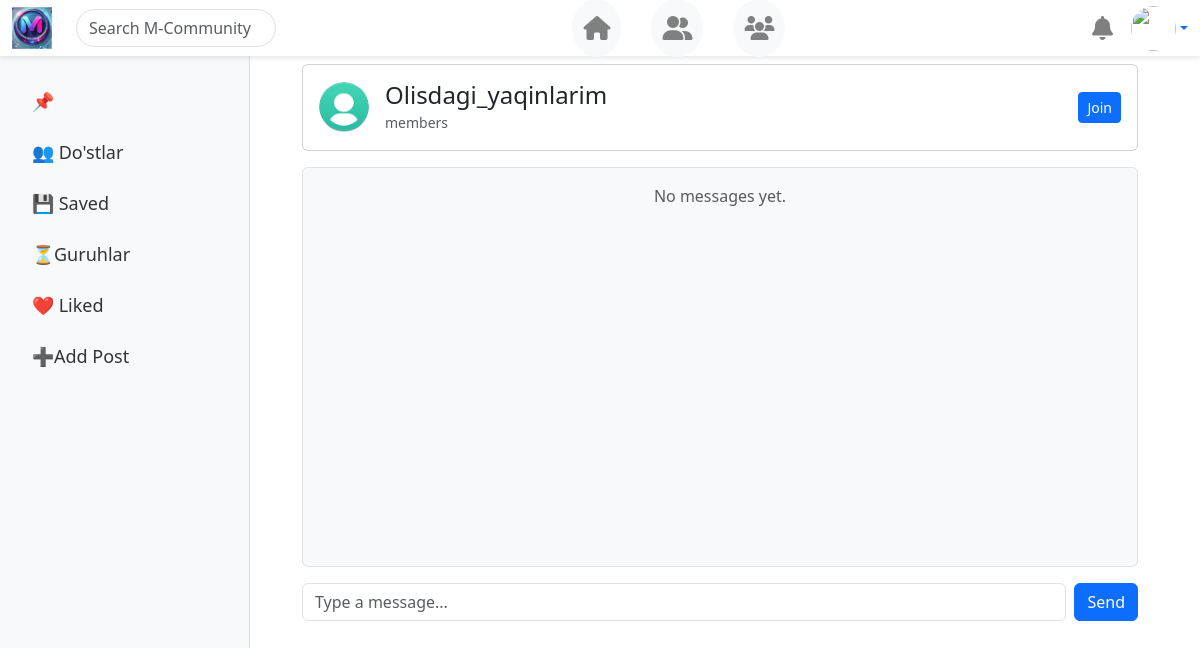
/group/group_detail/1/, run on an earlier commit of the app's database.
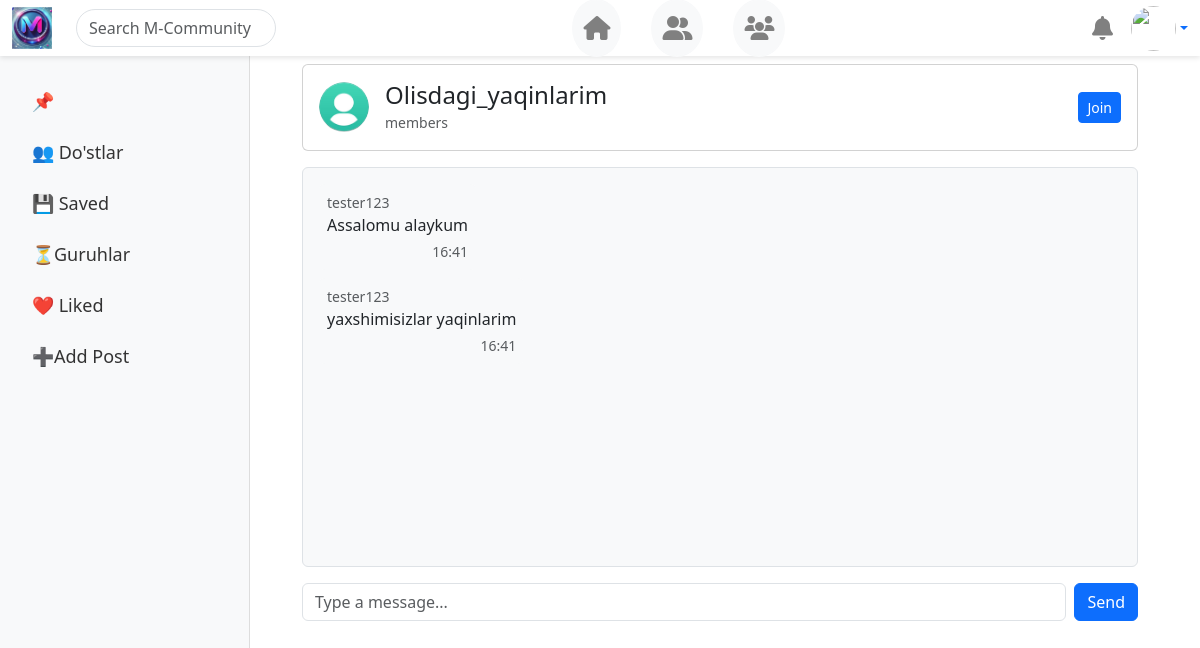
And on a later commit of the database.
### group/models.py (models this page shows, shortened)
class GroupMessage(models.Model):
    sender = models.ForeignKey(CustomUser,on_delete=models.CASCADE)
    group = models.ForeignKey(Group,on_delete=models.CASCADE)
    text = models.TextField()
    created_at = models.DateTimeField(auto_now_add=True)

### accounts/models.py (models this page shows, shortened)
class CustomUser(AbstractUser):
    age = models.PositiveIntegerField(blank=True,null=True)
    image = models.ImageField(upload_to='account_images/',default='images/images.jpg')

### group/views.py (the view)
# urls.py: path('group_detail/<int:group_id>/',views.group_detail,name='group_detail'),
def group_detail(request, group_id):
    group = get_object_or_404(Group, id=group_id)
    messages = GroupMessage.objects.filter(group=group).order_by('created_at')
    if request.method == "POST":
        text = request.POST.get("message-text")
        if text:
            GroupMessage.objects.create(group=group, sender=request.user, text=text)
            return redirect('group_detail', group_id=group.id)  # Yangi xabar qo‘shilgandan keyin sahifani qayta yuklash
    return render(request, 'group/group_detail.html', {'group': group, 'messages': messages})

### templates/group/group_detail.html (shortened to what this page needs)
{% extends "base.html" %}
{% block content %}
<div class="container mt-4">
    <div class="card">
        <div class="card-body d-flex align-items-center">
            <img src="{{ group.image.url }}" class="rounded-circle me-3" width="50" height="50" alt="Group Avatar" style="object-fit: cover;">
            <div>
                <h4 class="m-0">{{ group.name }}</h4>
                <small class="text-muted">{{ group.members.count }} members</small>
            </div>
            <div class="ms-auto">
                {% if user in group.members.all %}
                    <a class="btn btn-danger btn-sm" href="{% url 'leave_group'  %}">Leave</a>
                {% else %}
                    <a href="{% url 'join_group' group.id %}" class="btn btn-primary btn-sm">Join</a>
                {% endif %}
            </div>
        </div>
    </div>
    <div class="chat-box mt-3 p-3 border rounded" style="height: 400px; overflow-y: auto; background: #f8f9fa;">
        {% for message in messages %}
            <div class="d-flex {% if message.sender == user %}justify-content-end{% else %}justify-content-start{% endif %} mb-2">
                <div class="message p-2 rounded {% if message.sender == user %}bg-primary text-white{% else %}bg-light{% endif %}"
                     style="max-width: 60%; border-radius: 15px;">
                    <small class="d-block text-muted">{{ message.sender.username }}</small>
                    {{ message.text }}
                    <div class="text-muted small text-end mt-1">{{ message.created_at|date:"H:i" }}</div>
                </div>
            </div>
        {% empty %}
            <p class="text-center text-muted">No messages yet.</p>
        {% endfor %}
    </div>
<div class="mt-3">
    <form method="POST" action="{% url 'group_detail' group.id %}" class="d-flex">
        <input type="text" name="message-text" class="form-control me-2" placeholder="Type a message..." required>
        <button class="btn btn-primary" type="submit">Send</button>
    </form>
</div>
</div>
{% endblock %}

What changed in the data, as far as the page shows it:
added GroupMessage: sender.username "tester123", text "Assalomu alaykum", created_at "16:41"
added GroupMessage: sender.username "tester123", text "yaxshimisizlar yaqinlarim", created_at "16:41"
Also different on the page:
text no longer shown: "No messages yet."
